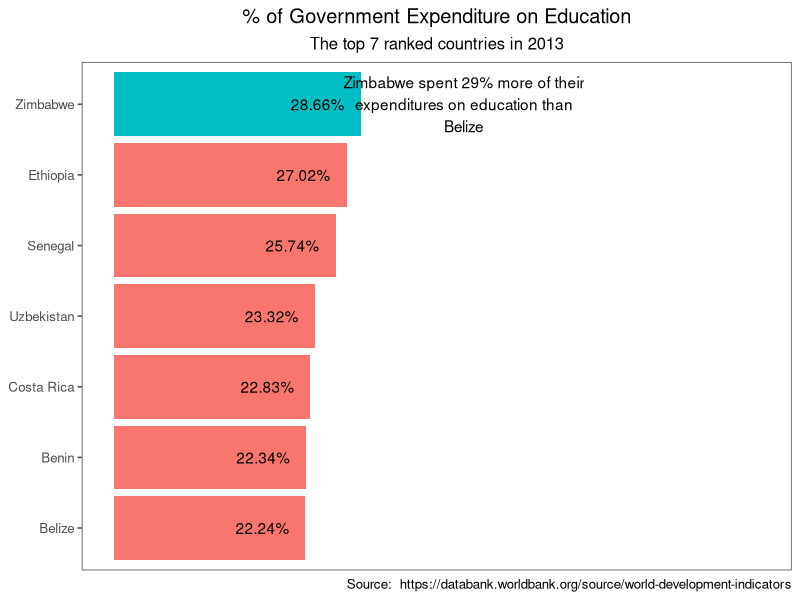

Reproduce this figure in R.
# Input load. Please do not change #
setwd("C:/Users/ryanw/OneDrive - Diesel Analytics/Professional/Clients/Apress/Book/Part2_ShapingData/Chapter09/Callout")
`dataset` = read.csv('input.csv', check.names = FALSE, encoding = "UTF-8", blank.lines.skip = FALSE);
# Original Script. Please update your script content here and once completed copy below section back to the original editing window #
# The following code to create a dataframe and remove duplicated rows is always executed and acts as a preamble for your script: 

# dataset <- data.frame(Country Name, Percent Education Expenditure Ranking)
# dataset <- unique(dataset)

# Paste or type your script code here:
library(tidyverse)
library(scales)
library(ggthemes)

currentColumns <- sort(colnames(dataset))
requiredColumns <- c("Country", "Total Expend %", "Year")
columnTest <- isTRUE(all.equal(currentColumns, requiredColumns))
reportYear <- unique(dataset$Year)

if (length(reportYear) == 1 & columnTest) {
  
  plotdata <- 
    dataset %>%
    mutate(
      rank = dense_rank(desc(`Total Expend %`)),
      `Country` = fct_reorder(`Country`, rank, .desc = TRUE), 
      callout = ifelse(rank == 1, TRUE, FALSE)
    ) %>%
    filter(rank <= 7)
  
  countryToAnnotate <- plotdata$`Country`[plotdata$rank == 1]
  minExpenditure <- min(plotdata$`Total Expend %`)
  maxExpenditure <- max(plotdata$`Total Expend %`)
  minCountry <- plotdata$`Country`[which(plotdata$`Total Expend %` == minExpenditure)]
  minCountry <- paste(minCountry, collapse = " & ") 
  maxCountry <- plotdata$`Country`[which(plotdata$`Total Expend %` == maxExpenditure)]
  maxCountry <- paste(maxCountry, collapse = " & ")
  mainTitle = "% of Government Expenditure on Education"
  subTitle = paste("The top 7 ranked countries in", reportYear, sep = " ")
  caption = "Source:  https://databank.worldbank.org/source/world-development-indicators"
  
  label_val <- 
    str_wrap(
      paste(maxCountry, "spent", percent((maxExpenditure/minExpenditure-1)), "more of their expenditures on education than", minCountry, sep = " "),
      width = 35
    )
  
  p <- 
    ggplot(
      data = plotdata, 
      aes(x = `Country`, y = `Total Expend %`, fill = callout, label = percent(`Total Expend %`))
    ) +
    geom_bar(stat="identity", aes(fill = callout)) +
    geom_text(nudge_y = -0.05) +
    scale_y_continuous(limits = c(0,0.75), labels = NULL, breaks = NULL) +
    coord_flip() +
    annotate("text", label = label_val, x = countryToAnnotate[1], y = maxExpenditure + 0.12) +
    labs(title = mainTitle, subtitle = subTitle, caption = caption) +
    xlab(label = NULL) +
    ylab(label = NULL) +
    guides(fill=FALSE) +
    theme_few() +
    theme(plot.title = element_text(hjust = 0.5), plot.subtitle = element_text(hjust = 0.5))
  p
  
} else {
  
  plot.new()
  title("The data supplied did not meet the requirements of the chart.")
}